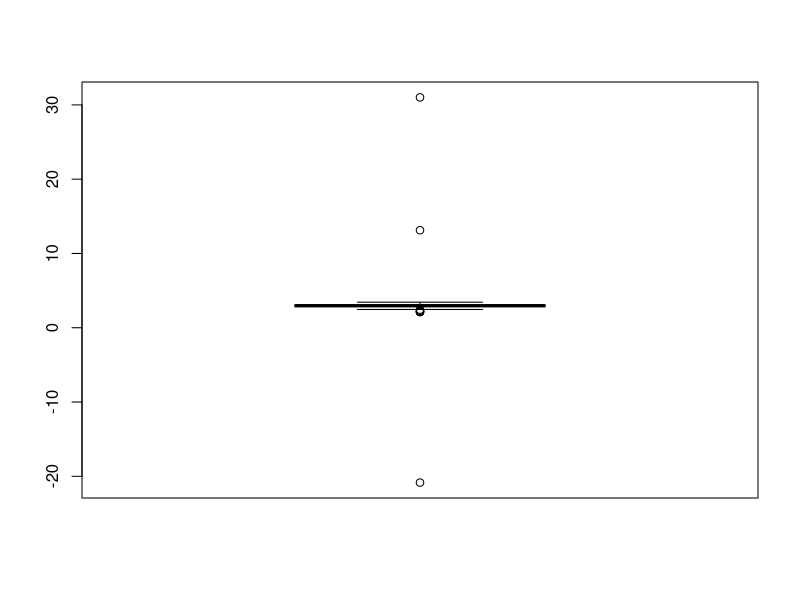
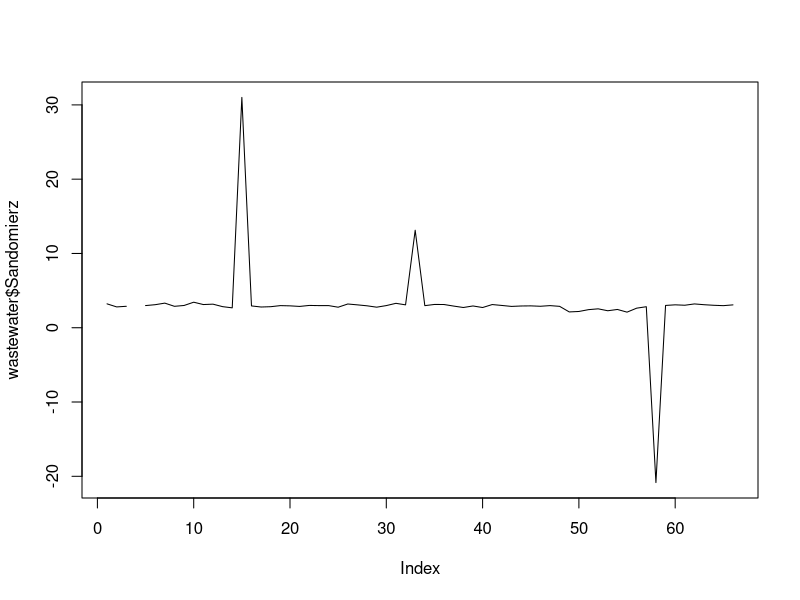
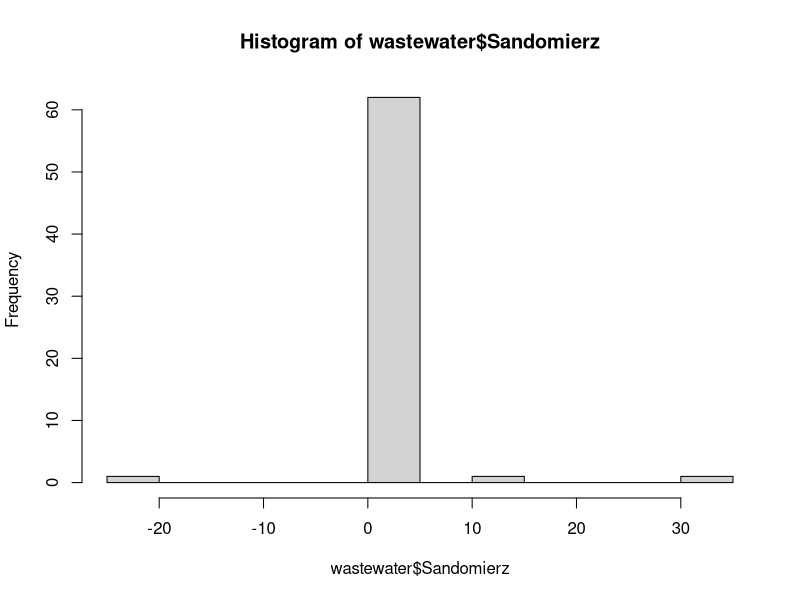
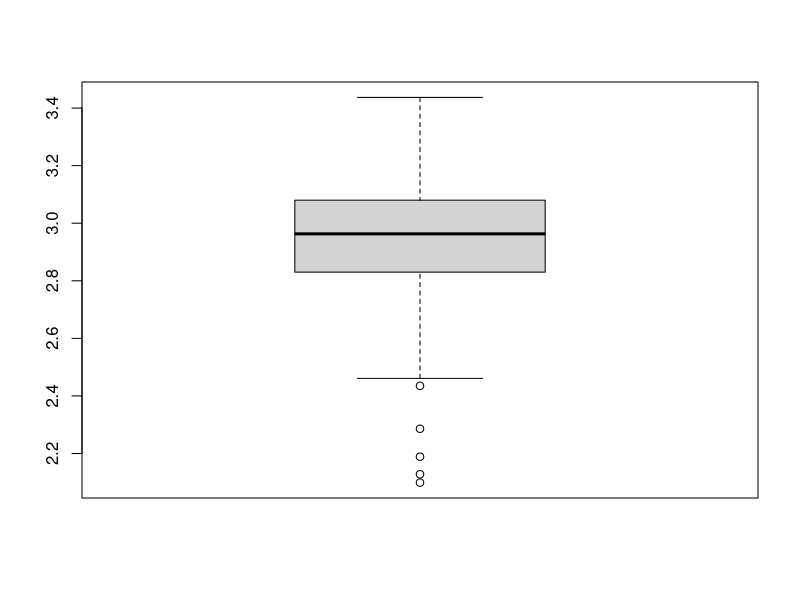
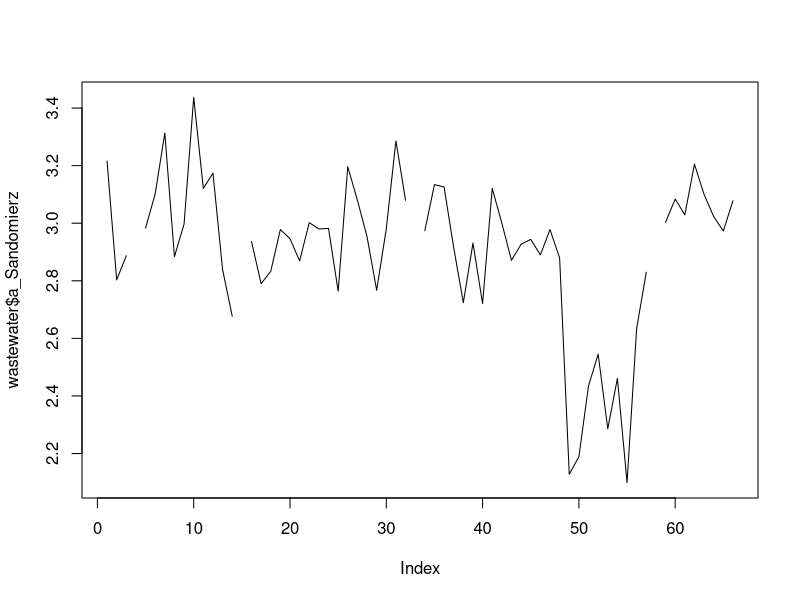
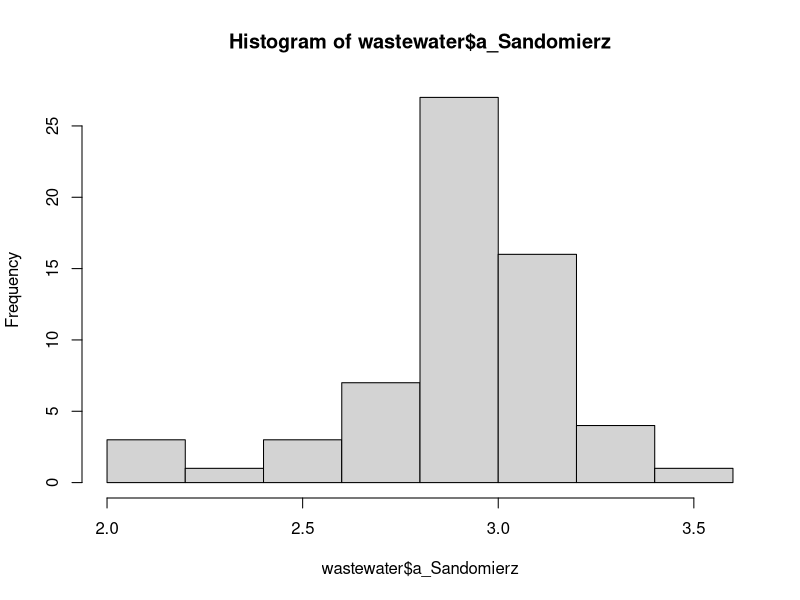
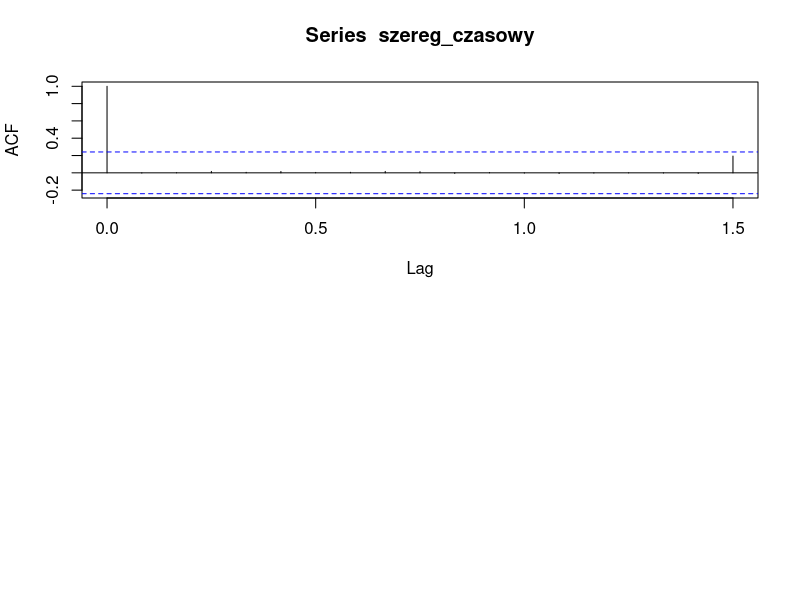
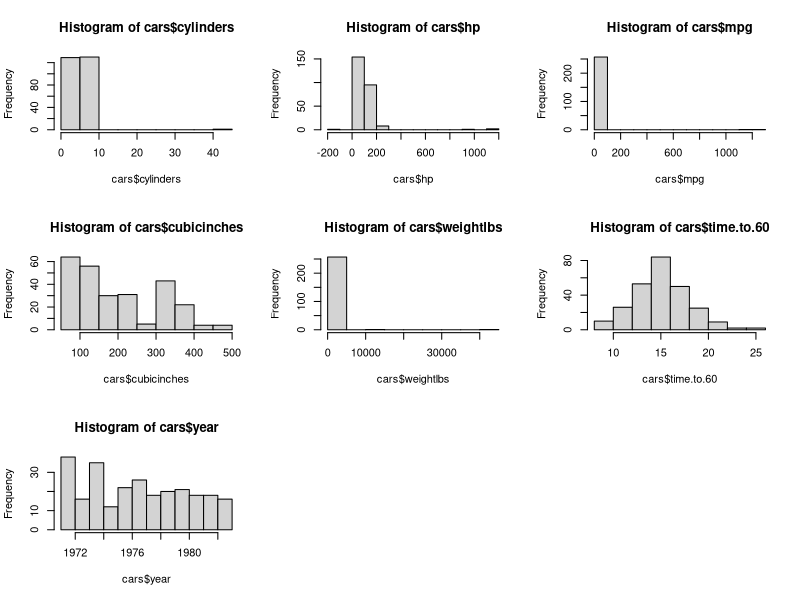

These figures' R source, in order: (Note: this script raises an error after producing the figures.)
# Zadanie 1

setwd("D:/AGH-studia/Semestr_7/Data_Mininig/cw2")
wastewater <- read.table("wastewater.txt",header = TRUE, sep = "\t")
# Ręczna konwersja pierwszej kolumny na datę
wastewater$X <- as.Date(wastewater$X, format = "%Y.%m")

str(wastewater)
summary(wastewater)
View(wastewater)

szereg_czasowy<-ts(data = wastewater$Sandomierz, frequency = 12, start=c(2002,1), end = c(2007,06))
szereg_czasowy
str(szereg_czasowy)
summary(szereg_czasowy)
# parzsyty indeks to bardziej rygorystyczny 0-7.5 (wartosci prawidłowe)
View(szereg_czasowy)
boxplot(wastewater$Sandomierz)
plot(wastewater$Sandomierz, type="l")
hist(wastewater$Sandomierz, breaks=8)

library(dplyr)
wastewater <- wastewater %>% 
  mutate(a_Sandomierz = ifelse(Sandomierz < 0 | Sandomierz > 7.5, NA, Sandomierz))
wastewater

boxplot(wastewater$a_Sandomierz)
plot(wastewater$a_Sandomierz, type="l")
hist(wastewater$a_Sandomierz, breaks=8)

par(mfrow=c(2,1))
acf(szereg_czasowy, na.action = na.pass)

# zad 4
cars <- read.table("cars.txt",header = TRUE, sep = ",")
cars$cubicinches <- as.numeric(cars$cubicinches) 
str(cars)
summary(cars)
View(cars)

#histogramy
par(mfrow=c(3,3))
hist(cars$cylinders)
hist(cars$hp)
hist(cars$mpg)
hist(cars$cubicinches)
hist(cars$weightlbs)
hist(cars$time.to.60)
hist(cars$year)

# na podstawie własnej wiedzy oraz danych znalezionych w internecie przeprowadzamy westępny preprocessing wraz z usunieciem 
# wartości odstających

cars = cars %>%
  mutate(mpg2 = ifelse(cars$mpg < 0 | cars$mpg > 70, NA, cars$mpg),
         cylinders2 = ifelse(cars$cylinders > 8, NA, cars$cylinders),
         cubicinches2 = ifelse(cars$cubicinches > 400, NA, cars$cubicinches),
         hp2 = ifelse(cars$hp > 300, NA, cars$hp))
cars<-distinct(cars)

cars$mpg2 = na.approx(cars$mpg2, rule=2)
cars$cylinders2 = na.approx(cars$cylinders2, rule=2)
cars$cubicinches2 = na.approx(cars$cubicinches2, rule = 2)
cars$hp2 = na.approx(cars$hp2, rule = 2)


View(cars)

par(mfrow=c(3,3))
hist(cars$cylinders2)
hist(cars$hp2)
hist(cars$mpg2)
hist(cars$cubicinches2)

sum_sd<-cars %>%
  group_by(cars$brand)
summary(sum_sd)
